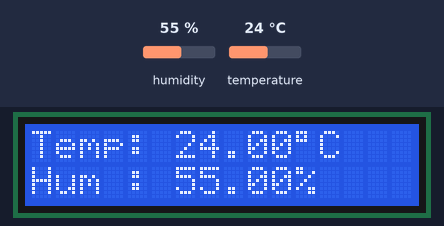
The sketch below on a simulated ESP32. Shown: 16×2 character LCD. Inputs (shaded band) come from the test bench; at power-on: humidity 55 %, temperature 24 °C. What the sketch prints to the serial monitor is not drawn.

Above: at 1.2 s.
1.3 s: humidity set to 22 %
At 2.9 s:
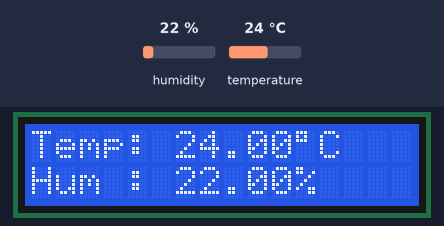
4.1 s: temperature set to 12 °C
At 5.2 s:
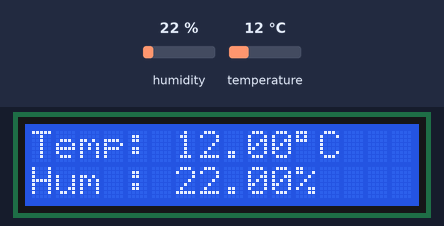
6.9 s: humidity set to 40 %
At 8.6 s:
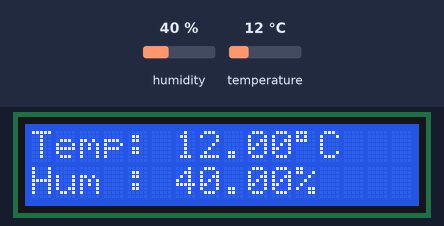
9.8 s: temperature set to 19 °C
At 10.9 s:
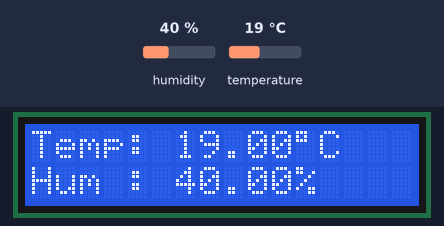
Timing chart, 0 to 12.8 s (numbered marks = the images above; inputs shaded):
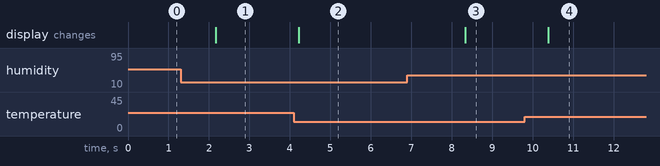

Measured:
- after the input at 1.3 s, the display: changes after 0.87 s (image 1)
- after the input at 4.1 s, the display: changes after 0.12 s (image 2)
- after the input at 6.9 s, the display: changes after 1.4 s (image 3)
- after the input at 9.8 s, the display: changes after 0.58 s (image 4)

The sketch:

temperature_sensing_lcd.ino
```cpp
#include <Wire.h>
#include <LiquidCrystal_I2C.h>
#include "DHT.h"

LiquidCrystal_I2C lcd(0x27, 16, 2);

#define DHTPIN 4
#define DHTTYPE DHT11
DHT dht(DHTPIN, DHTTYPE);

void setup() {
  Serial.begin(115200);

  lcd.init();
  lcd.backlight();

  dht.begin();
}

void loop() {
  float temp = dht.readTemperature();
  float hum  = dht.readHumidity();

  if (!isnan(temp) && !isnan(hum)) {

    lcd.setCursor(0,0);
    lcd.print("Temp: ");
    lcd.print(temp);
    lcd.print((char)223); // degree symbol
    lcd.print("C   "); // spaces to clear old data

    lcd.setCursor(0,1);
    lcd.print("Hum : ");
    lcd.print(hum);
    lcd.print("%   ");

    Serial.print("Temp: ");
    Serial.print(temp);
    Serial.print(" C  Hum: ");
    Serial.println(hum);
  }

  delay(2000); // IMPORTANT for DHT11
}
```
